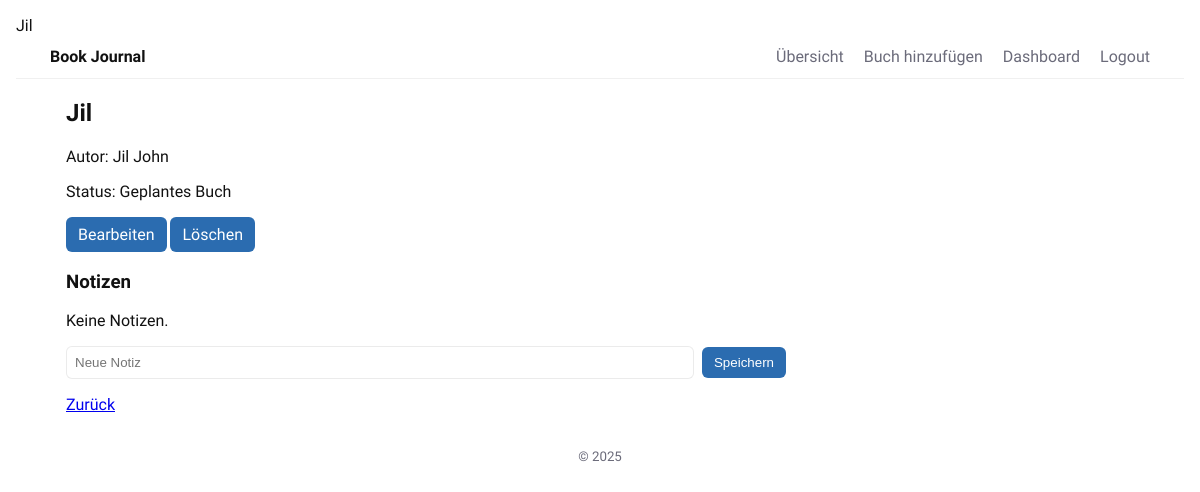
The page /book/2 (signed in) on the database as committed earlier.
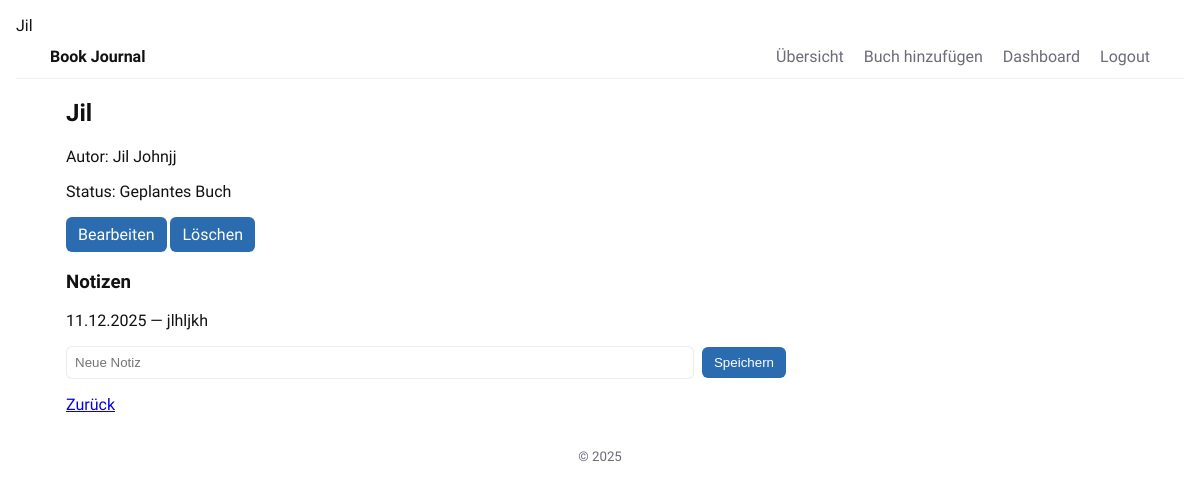
The same page on the database as committed later.
### Main.py (models this page shows)
class Book(Base):
    __tablename__ = "books"
    id = Column(Integer, primary_key=True)
    title = Column(String, nullable=False)
    author = Column(String)
    status = Column(String, default="Geplantes Buch")
    user_id = Column(Integer, ForeignKey("users.id"), nullable=False)
    notes = relationship("Note", back_populates="book", cascade="all, delete")
    user = relationship("User", back_populates="books")

class Note(Base):
    __tablename__ = "notes"
    id = Column(Integer, primary_key=True)
    book_id = Column(Integer, ForeignKey("books.id"))
    text = Column(String, nullable=False)
    created_at = Column(DateTime, default=datetime.utcnow)
    book = relationship("Book", back_populates="notes")

### Main.py (the view, shortened to what this page needs)
@app.route('/book/<int:book_id>', methods=['GET', 'POST'])
def book_detail(book_id):
    if not session.get('user_id'):
        return redirect(url_for('login'))
    book = get_book(book_id, session['user_id'])
    if not book:
        return "Buch nicht gefunden", 404
    return render_template('book.html', book=book)

### Main.py (called while the page is built)
def get_book(book_id, user_id):
    return db_session.query(Book).filter(Book.id == book_id, Book.user_id == user_id).first()

### templates/book.html (shortened to what this page needs)
{% extends "base.html" %}
{% block content %}
  <article class="book-detail">
    <h1>{{ book.title }}</h1>
    <p class="meta">Autor: {{ book.author }}</p>
    <p class="status">Status: {{ book.status }}</p>
    <div class="book-actions">
      <a class="btn" href="{{ url_for('edit_book', book_id=book.id) }}">Bearbeiten</a>
      <a class="btn btn-delete" href="{{ url_for('delete_book', book_id=book.id) }}">Löschen</a>
    </div>
    <h3>Notizen</h3>
    <div class="notes">
    {% for note in book.notes %}
      <p>{{ note.created_at.strftime('%d.%m.%Y') }} — {{ note.text }}</p>
    {% else %}
      <p>Keine Notizen.</p>
    {% endfor %}
    </div>
    <form method="post" class="note-form">
      <input type="text" name="note" placeholder="Neue Notiz" required>
      <button type="submit">Speichern</button>
    </form>
    <p><a href="{{ url_for('index') }}">Zurück</a></p>
  </article>
{% endblock %}

Rows that differ between the two databases and show on the page:
changed Book "Jil": author "Jil John" → "Jil Johnjj"
added Note: created_at "11.12.2025", text "jlhljkh"
Other text that changed with them:
text no longer shown: "Keine Notizen."
